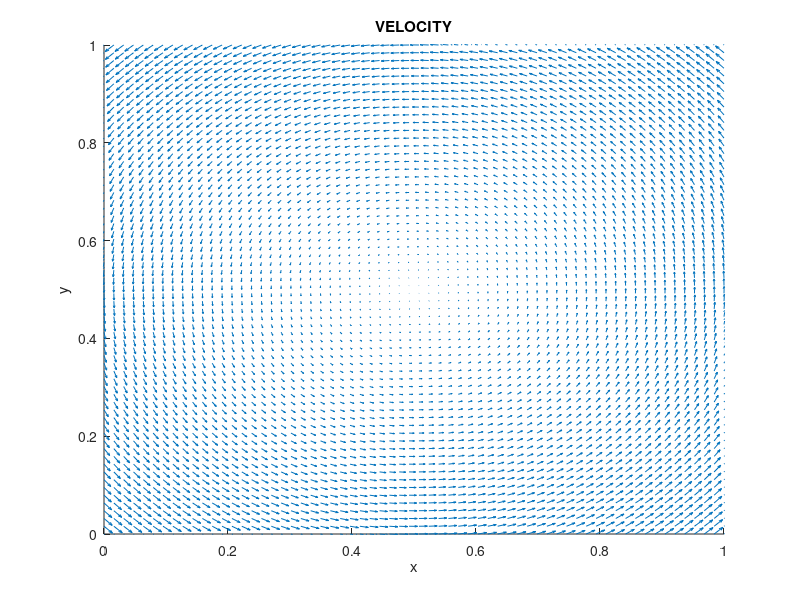

Reproduce this figure in MATLAB. (Note: this script raises an error after producing the figure.)
%%%%%%%%%%%%%%%%%%%%%%%%%%%%%%%%%%%%%%%%%%%%%%%%%%%%%%%%%%%%%%%%%%%%%%%%%%%
%
% Runs Advection-Diffusion Code
%
%%%%%%%%%%%%%%%%%%%%%%%%%%%%%%%%%%%%%%%%%%%%%%%%%%%%%%%%%%%%%%%%%%%%%%%%%%%

function adv_diff()

L = 1;              % Size of computational grid
N = 64;             % # of grid points
dx = L/(N-1);dy=dx; % Grid Resolution
k = 1e-3;           % Diffusive Coefficient

dt = 1e-3;          % time-step
Tfinal = 2.0;       % final time
tVec = 0:dt:Tfinal; % time-vector

[uX,uY] = give_Velocity_Fields(N,L,dx); % Give background velocity fields
plot_Vector_Field(L,uX,uY,dx);
C = give_Initial_Concentration(N,L,dx); % Give initial concentration

print_dump = 50;
ctsave = 0;
% CREATE VIZ_IB2D FOLDER and VISIT FILES
mkdir('viz_IB2d');
print_vtk_files(ctsave,uX',uY',L,N,C)

fprintf('\nStarting the advection-diffusion time-stepping!\n');

%
% START THE TIME-STEPPING
%
for i=1:length(tVec)

    % Update the advection-diffusion
    C = please_Update_Adv_Diff_Concentration(C,dt,dx,dy,uX,uY,k);

    % Save files info!
    ctsave = ctsave + 1;
    if mod(ctsave,print_dump) == 0
        print_vtk_files(ctsave,uX',uY',L,N,C);
    end
    fprintf('Time: %d\n',tVec(i));
    
end


%%%%%%%%%%%%%%%%%%%%%%%%%%%%%%%%%%%%%%%%%%%%%%%%%%%%%%%%%%%%%%%%%%%%%%%%%%%
%
% FUNCTION: give initial concentration!
%
%%%%%%%%%%%%%%%%%%%%%%%%%%%%%%%%%%%%%%%%%%%%%%%%%%%%%%%%%%%%%%%%%%%%%%%%%%%

function C = give_Initial_Concentration(N,L,dx)

%WHERE OUTER TUBE LIES
%xMin = 0.15; xMax = 0.45;
%yMin = 0.85; yMax = 1.15;

xMin = 0.6; xMax = 0.8;
yMin = 0.2; yMax = 0.4;

xMid = (xMin+xMax)/2;
yMid = (yMin+yMax)/2;

xDiff = (xMax-xMin)/2;
yDiff = (yMax-yMin)/2;

x = 0:dx:L;
y = 0:dx:L;

inds = give_Me_Indices_To_Apply_Force(x,y,xMin,xMax,yMin,yMax);

C = zeros(N,N);
for i=1:length( inds(:,1) )
    xInd = inds(i,1);
    yInd = inds(i,2);
    xPt = x(xInd);
    yPt = y(yInd);
    C(yInd,xInd ) = (-0.5/yDiff^2)*( (yPt-yMid) - yDiff )*( (yPt-yMid) + yDiff ) +  (-0.5/xDiff^2)*( (xPt-xMid) - xDiff )*( (xPt-xMid) + xDiff ); %1.0;
    %C(xInd,yInd ) = (-1.0/xDiff^2)*( (xPt-xMid) - xDiff )*( (xPt-xMid) + xDiff ); %1.0;

end

%%%%%%%%%%%%%%%%%%%%%%%%%%%%%%%%%%%%%%%%%%%%%%%%%%%%%%%%%%%%%%%%%%%%%%
%
% FUNCTION: computes indices for placing initial concentration 
%
%%%%%%%%%%%%%%%%%%%%%%%%%%%%%%%%%%%%%%%%%%%%%%%%%%%%%%%%%%%%%%%%%%%%%%%

function inds = give_Me_Indices_To_Apply_Force(x,y,xMin,xMax,yMin,yMax)

j=1; noMinYet = 1;
while noMinYet
    
    if ( x(j) >= xMin )
        iX_min = j;
        noMinYet = 0;
    end
    j=j+1;
end

j=length(x); noMaxYet = 1;
while noMaxYet
    
    if ( x(j) <= xMax )
        iX_max = j;
        noMaxYet = 0;
    end
    j=j-1;
end

j=1; noMinYet = 1;
while noMinYet
    
    if ( y(j) >= yMin )
        iY_min = j;
        noMinYet = 0;
    end
    j=j+1;
end

j=length(y); noMaxYet = 1;
while noMaxYet
    
    if ( y(j) <= yMax )
        iY_max = j;
        noMaxYet = 0;
    end
    j=j-1;
end

iX_Vec = iX_min:1:iX_max;
iY_Vec = iY_min:1:iY_max;

n = 1;
for i=1:length(iX_Vec)
    for j=1:length(iY_Vec)
        inds(n,1) = iX_Vec(i);
        inds(n,2) = iY_Vec(j);
        n = n+1; 
    end
end


%%%%%%%%%%%%%%%%%%%%%%%%%%%%%%%%%%%%%%%%%%%%%%%%%%%%%%%%%%%%%%%%%%%%%%%%%%%
%
% FUNCTION: give prescribed velocity fields!
%
%%%%%%%%%%%%%%%%%%%%%%%%%%%%%%%%%%%%%%%%%%%%%%%%%%%%%%%%%%%%%%%%%%%%%%%%%%%

function [uX,uY] = give_Velocity_Fields(N,L,dx)

xGrid = 0:dx:L; yGrid=xGrid; % Construct grid values
xC = L/2; yC = L/2;          % Center point

uX = zeros(N,N); uY = uX;    % Allocate memory

for i=1:length(xGrid)
    
    x = xGrid(i);
    
    for j=1:length(yGrid)
    
        y = yGrid(j);
        
        uX(j,i) = -( y - yC );
        uY(j,i) = ( x - xC );
        
    end
end

%%%%%%%%%%%%%%%%%%%%%%%%%%%%%%%%%%%%%%%%%%%%%%%%%%%%%%%%%%%%%%%%%%%%%%%%%%%
%
% FUNCTION: plot vector field
%
%%%%%%%%%%%%%%%%%%%%%%%%%%%%%%%%%%%%%%%%%%%%%%%%%%%%%%%%%%%%%%%%%%%%%%%%%%%

function plot_Vector_Field(L,uX,uY,dx)

figure(55)
xGrid = 0:dx:L; yGrid=xGrid; % Construct grid values
%
axis([0 L 0 L]);
title('VELOCITY');
xlabel('x'); ylabel('y');
hold all;

quiver(xGrid,yGrid,uX,uY); %Print Velocity Field

drawnow;
    